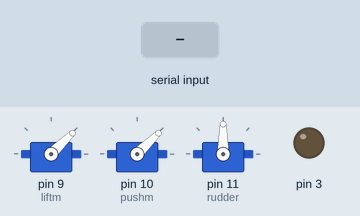
Recording of a sketch running on a simulated Arduino Uno, built with avr-gcc and run on an emulated ATmega328P. Shown: 3 × servo, output pins drawn as LEDs (lit = HIGH). The inputs (shaded band) are chosen by the test bench. What the sketch prints to the serial monitor is not drawn.

Above: at 3.2 s.
3.3 s: "<r>" received over Serial
At 5.4 s:
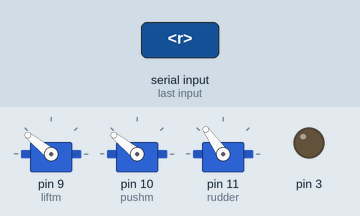
6.3 s: byte 114 ('r') received over Serial
At 7.6 s:
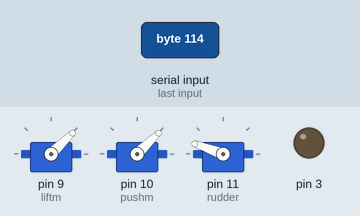
7.9 s: byte 82 ('R') received over Serial
At 8.6 s:
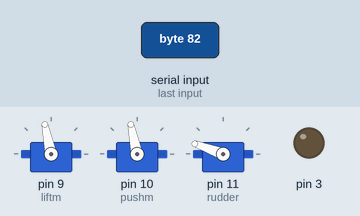
9.5 s: "<x>" received over Serial
At 11.4 s:
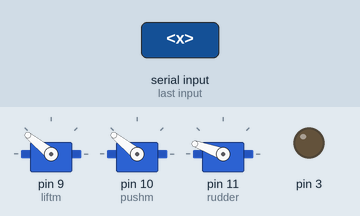
12.5 s: "<d>" received over Serial
At 15.3 s:
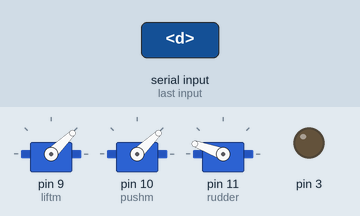
15.5 s: "<8>" received over Serial
At 17.7 s:
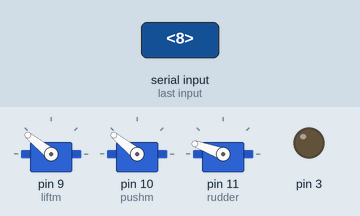
Timing chart, 0 to 19.4 s (numbered marks = the images above; inputs shaded):
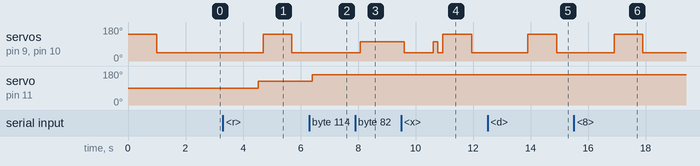

The sketch:

Hover_Developing.ino
```cpp
#include <Servo.h>

Servo liftm;
Servo pushm;
Servo rudder;

#define state 2

int data;
int t=400;

int lift = 1000;
int push = 1000;
int angle = 90;

int minpush = 1000;
int minlift = 1000;
int minangle = 20;


int maxlift = 2000;
int maxpush = 2000;
int maxangle = 160;

int pushstep = 100;
int liftstep = 100;
int anglestep = 35;

const int straightangle = 90;
const int stablelift = 1300;
const int stablepush = 1300;

void setup() {
  // put your setup code here, to run once:
  Serial.begin(9600);

  liftm.attach(9);
  pushm.attach(10);
  rudder.attach(11);

  pinMode(2,INPUT);
  pinMode(3,OUTPUT);
  digitalWrite(3,LOW);


 // pinMode(A0,INPUT);

    liftm.writeMicroseconds(maxlift);
    pushm.writeMicroseconds(maxpush);
   // rudder.write(90);
   delay(1000);

   liftm.writeMicroseconds(minlift);
    pushm.writeMicroseconds(minpush);
    delay(1000);

}

void loop() {
  // put your main code here, to run repeatedly:
 // Serial.print("initial lift");
  //Serial.println(lift);

/*if(digitalRead(state)==0)
{
  Serial.print("                                                                                                       Bluetooth not connected         Calibration Mode");
  data=analogRead(A0);
  Serial.print(data);
  Serial.print(" ----->   ");
  data=map(data,0,1023,mini,maxi);
  liftm.writeMicroseconds(data);
  Serial.println(data);
}*/

if(Serial.available())
{
  //Serial.print("                                                                                                           Bluetooth Connected");
  data=Serial.read();
 Serial.print("                                                                                                                                              \t           recieved : ");
Serial.println(data);


//Lift controls

if(data=='u')
{

    lift=lift+liftstep;
    if( lift > maxlift)
    {
      lift = maxlift;
    }
    Serial.println(lift);

}


if(data=='d')
{
    lift=lift-liftstep;
    if( lift < minlift)
    {
      lift = minlift;
    }
    Serial.println(lift);
}


// Propeller Controls

  if(data == '2')
  {

    push = push + pushstep;
    if( push > maxpush)
    {
      push = maxpush;
    }
    Serial.println(push);

  }

  if(data == '8')
  {

    push = push - pushstep;
    if(push < minpush)
    {
      push = minpush;
    }
    Serial.println(push);

  }


//Rudder Controls
 if(data == 'r')
 {
  angle=angle+anglestep;
  if( angle >=maxangle)
  {
    angle=maxangle;
  }
  Serial.print(angle);
 }

 if(data == 'l')
 {
  angle=angle-anglestep;

  if(angle <= minangle)
  {
    angle=minangle;
  }
  Serial.print(angle);
 }


 //Race Mode
  if( data == 'R')
  {
    racemode();
    Serial.println("Entered Racemode");
    Serial.print("   Lift:     ");
    Serial.println(lift);
    Serial.print("   push:     ");
    Serial.println(push);
  }

//Cease
  if( data == 'x')
  {
    cease();
    Serial.println("Actions Ceased");
    Serial.print("   Lift:     ");
    Serial.println(lift);
    Serial.print("   push:     ");
    Serial.println(push);
  }

 //Straight Rudder
 if( data == 's')
 {
  rudder.write(straightangle);
 }


 //Hover
 if( data == 'h')
 {
  hover();
 }


if (data == 't')
{
  if(liftstep ==100)
  {
    liftstep=50;
  }
  else
  {
    liftstep=100;
  }
}

if (data == 'p')
{
  if(pushstep ==100)
  {
    pushstep=50;
  }
  else
  {
    pushstep=100;
  }
}

if (data == 'a')
{
  anglestep=anglestep+10;
  if(anglestep ==60)
  {
    anglestep=60;
  }

  }
  if( data =='b')
  {
    anglestep = anglestep-10;
    if(anglestep==10)
    {
      anglestep=10;
    }
  }
  if (data == '<')
  {
    liftm.writeMicroseconds(minlift);
    pushm.writeMicroseconds(minpush);
    delay(1000);
  }

  if (data == '>')
  {
   liftm.writeMicroseconds(maxlift);
    pushm.writeMicroseconds(maxpush);
   delay(1000);
  }
}

liftm.writeMicroseconds(lift);
pushm.writeMicroseconds(push);
rudder.write(angle);
//delay(t);
//rudder.write(90);

}


void racemode()
{

lift=1600;
push=1600;

}

void cease()
{

 lift = minlift;
 push = minpush;

}


void hover()
{
  rudder.write(straightangle);
  liftm.writeMicroseconds(stablelift);
  pushm.writeMicroseconds(stablepush);
}
```

Measured:
- after the input at 3.3 s, servo on pin 9 (liftm), servo on pin 10 (pushm): 44° → 141° after 1.4 s, → 44° 1.0 s later; servo on pin 11 (rudder): 90° → 125° after 1.2 s
- after the input at 6.3 s, servo on pin 11 (rudder): 125° → 160° after 0.11 s
- after the input at 7.9 s, servo on pin 9 (liftm), servo on pin 10 (pushm): 44° → 102° after 0.17 s
- after the input at 9.5 s, servo on pin 9 (liftm), servo on pin 10 (pushm): 102° → 44° after 0.11 s, → 102° 1.0 s later, → 44° 0.17 s later, → 141° 0.18 s later, … (5 changes in this stretch)
- after the input at 12.5 s, servo on pin 9 (liftm), servo on pin 10 (pushm): 44° → 141° after 1.4 s, → 44° 1.0 s later
- after the input at 15.5 s, servo on pin 9 (liftm), servo on pin 10 (pushm): 44° → 141° after 1.4 s, → 44° 1.0 s later
